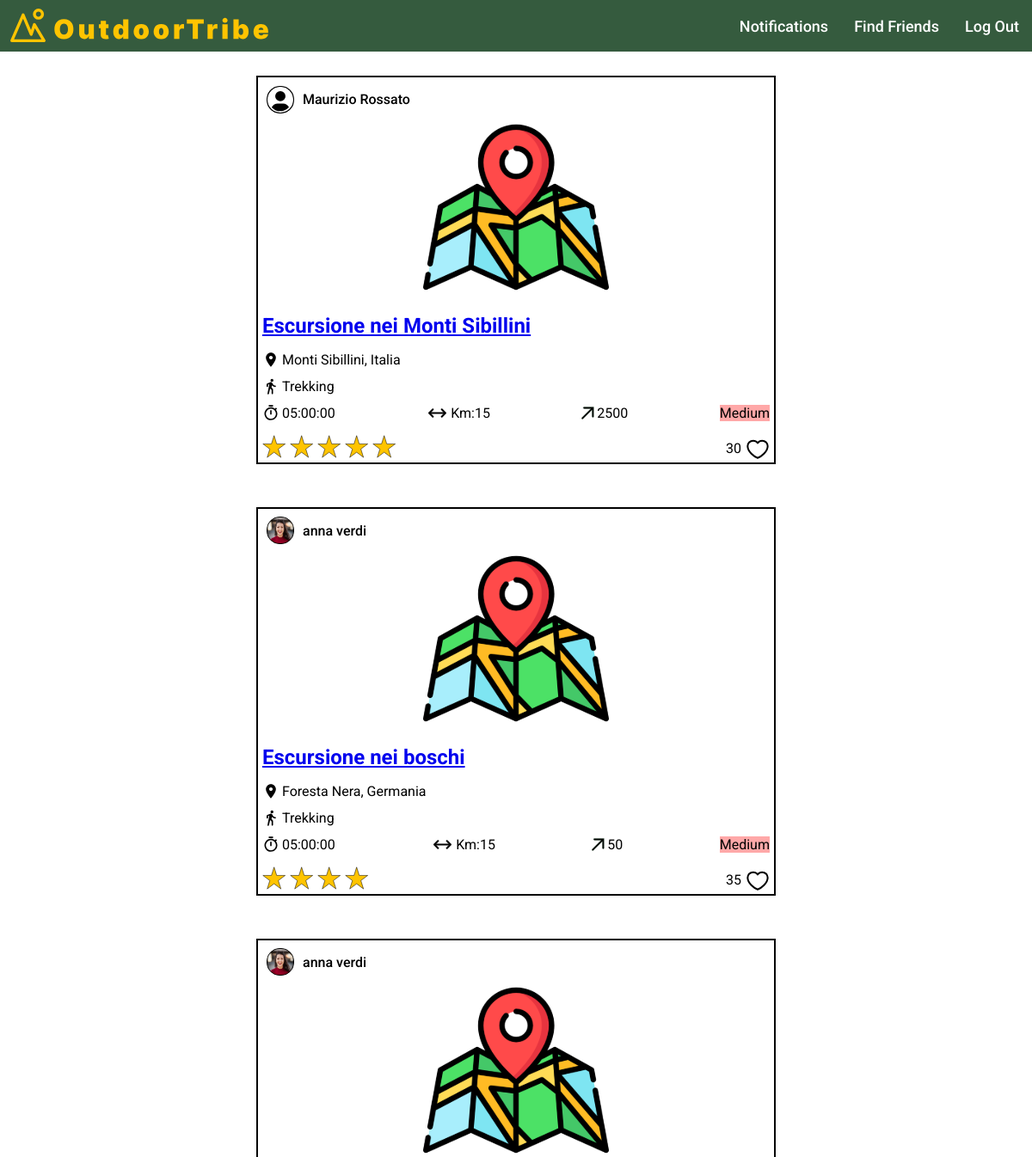
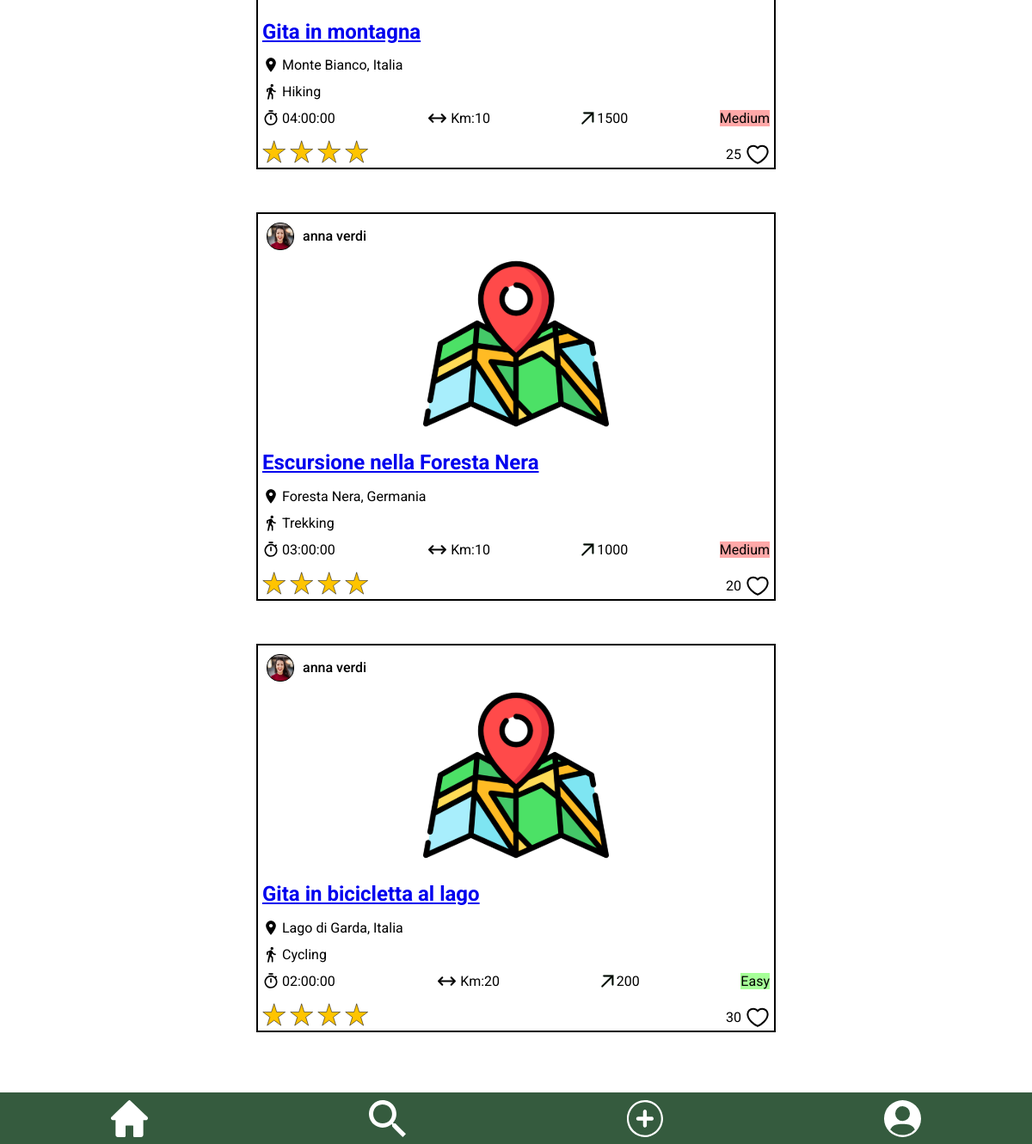
The app's page /public/homepage.php with its own data (2 pictures, top to bottom).
### tables this page shows
CREATE TABLE `post` (
  `id` int(11) NOT NULL,
  `user_id` int(11) NOT NULL,
  `title` varchar(255) NOT NULL,
  `location` varchar(100) NOT NULL,
  `activity` varchar(100) NOT NULL,
  `duration` time NOT NULL,
  `length` float NOT NULL,
  `max_altitude` float NOT NULL,
  `min_altitude` float NOT NULL,
  `max_ascent` float NOT NULL,
  `min_descent` float NOT NULL,
  `difficulty` varchar(6) NOT NULL,
  `rating` int(11) NOT NULL,
  `likes` int(11) DEFAULT NULL,
  `created_at` timestamp NOT NULL DEFAULT current_timestamp()
);

CREATE TABLE `user` (
  `id` int(11) NOT NULL,
  `name` varchar(100) NOT NULL,
  `surname` varchar(100) NOT NULL,
  `email` varchar(100) NOT NULL,
  `password` varchar(100) NOT NULL
);

CREATE TABLE `photo` (
  `id` int(11) NOT NULL,
  `post_id` int(11) DEFAULT NULL,
  `user_id` int(11) DEFAULT NULL,
  `name` text NOT NULL
);

### templates/post.php (the view)
<div class="post-container">
  <div class="username-container">
    <img class="user-picture" src="<?php echo $profile_photo_url; ?>" alt="username-picture">
    <p class="username"><?php echo $username; ?></p>
  </div>
  <div class="photo-container">
    <div class="map">
      <img src="./../assets/icons/map.svg" alt="post-picture">
    </div>
  </div>
  <div class="info-container">
    <div class="title">
      <?php if (!$is_post_details): ?>
        <h2><a href="post_details.php?id=<?php echo $post_id; ?>"><?php echo $title; ?></a></h2>
      <?php else: ?>
        <h2><?php echo $title; ?></h2>
      <?php endif; ?>
    </div>
    <div class="location">
      <img src="./../assets/icons/location.svg" alt="location-icon">
      <p><?php echo $location; ?></p>
    </div>
    <div class="activity">
      <img src="./../assets/icons/activity.svg" alt="activity-icon">
      <p><?php echo $activity; ?></p>
    </div>
    <div class="details-container">
      <div class="duration">
        <img src="./../assets/icons/time.svg" alt="duration-activity-icon">
        <p><?php echo $duration; ?></p>
      </div>
      <div class="length">
        <img src="./../assets/icons/length.svg" alt="length-activity-icon">
        <p>Km:<?php echo $length; ?></p>
      </div>
      <div class="altitude">
        <img src="./../assets/icons/altitude.svg" alt="altitude-activity-icon">
        <p><?php echo $altitude; ?></p>
      </div>
      <div class="difficulty-<?php echo strtolower($difficulty); ?>">
        <p><?php echo $difficulty; ?></p>
      </div>
    </div>
    <div class="rating-likes">
      <div class="rating">
        <?php for($i=0; $i<$rating; $i++) { ?>
                <img src="./../assets/icons/star.svg" alt="rating-icon">
        <?php } ?>
      </div>
      <div class="likes">
        <p><?php echo $likes?></p>
        <img src="./../assets/icons/like.svg" alt="like-icon">
      </div>
    </div>
  </div>
</div>

### public/homepage.php (shortened to what this page needs)
<?php
include("./../server/connection.php");
?>
<!DOCTYPE html>
<html lang="en">
<head>
  <link rel="stylesheet" href="./../templates/styles/header.css">
  <link rel="stylesheet" href="./../templates/styles/footer.css">
  <link rel="stylesheet" href="./../templates/styles/post.css">
  <link rel="stylesheet" href="./styles/homepage.css">
</head>
<body>
  <main>
    <?php
    $current_user_id = 5;
    $query_search = "SELECT post.*, user.name, user.surname
          FROM post
          INNER JOIN follow ON post.user_id = follow.followed_id
          INNER JOIN user ON post.user_id = user.id
          WHERE follow.follower_id = ?
          ORDER BY post.created_at DESC";
    $stmt = $conn->prepare($query_search);
    $stmt->bind_param("i", $current_user_id);
    $stmt->execute();
    $result_search = $stmt->get_result();
    if ($result_search->num_rows > 0) {
      while ($row = $result_search->fetch_assoc()) {
        $query_photo_profile = "SELECT name FROM photo WHERE user_id = $row[user_id] AND post_id IS NULL";
        $result_photo_profile = $conn->query($query_photo_profile);
        if ($result_photo_profile->num_rows > 0) {
          $photo_profile_row = $result_photo_profile->fetch_assoc();
          $profile_photo_url = "./../uploads/photos/profile/" . $photo_profile_row['name'];
        } else {
          $profile_photo_url = "./../assets/icons/profile.svg";
        }
        $post_id = $row['id'];
        $username = $row['name'] . ' ' . $row['surname'];
        $title = $row['title'];
        $location = $row['location'];
        $activity = $row['activity'];
        $duration = $row['duration'];
        $length = $row['length'];
        $altitude = $row['max_altitude'];
        $difficulty = $row['difficulty'];
        $rating = $row['rating'];
        $likes = $row['likes'];
        $is_post_details = false;
        include ('./../templates/post.php');
      }
    } else {
      echo "Nessun post disponibile";
    }
    ?>
  </main>
</body>
</html>

### templates/styles/header.css (style rules this page uses)
header { font-family: "Roboto", sans-serif; height: 60px; display: flex; flex-direction: row; background-color: #355B3E; align-items:center; max-width: 2000px; margin: auto; position: fixed; top: 0; left: 0; right: 0; }
.left-section { flex: 1; display: flex; }
.right-section { display: flex; align-items: center; }
.logo { margin-left: 10px; height: 45px; }
.menu { position: absolute; top: 65px; right: 0px; width: 130px; background-color: #355B3E; color: #ffffff; padding: 20px; align-items: center; }
.menu a { color: #ffffff; font-weight: 500; font-size: 18px; text-decoration: none; padding: 0 15px; }
@media screen and (min-width: 769px) { .menu { position: static; width: auto; background-color: transparent; color: inherit; padding: 0; display: flex; flex-direction: row; } }

### templates/styles/footer.css (style rules this page uses)
.footer-nav { height: 60px; display: flex; flex-direction: row; background-color: #355B3E; align-items:center; max-width: 2000px; margin: auto; justify-content:space-around; position: fixed; bottom: 0; left: 0; right: 0; }
.footer-nav img { height: 43px; margin-top: 5px; }

### templates/styles/post.css (style rules this page uses)
.post-container { display: flex; flex-direction: column; justify-content: center; margin-top: 50px; margin-bottom: 30px; border: 2px solid black; min-width: 400px; }
.username-container { margin-left: 10px; display: flex; align-items: center; }
.user-picture { height: 30px; width: 30px; background-color: black; border: 1.2px solid black; border-radius: 15px; }
.username { margin-left: 10px; font-weight: 500; }
.photo-container { display: flex; justify-content: center; }
.map img { max-height: 200px; }
.title h2 { color: #355B3E; }
.location, .activity, .duration, .length, .altitude, .details-container, .rating-likes, .likes { display: flex; }
.likes { align-items: center; }
.likes p { margin: 0 5px; }
.location, .activity, .details-container { margin-top: -20px; }
.rating-likes img { min-height: 28px; }
.details-container, .rating-likes { justify-content: space-between; }
.location img, .activity img, .duration img { min-height: 20px; margin-right: 3px; }
.length img { min-width: 25px; margin-right: 3px; }
.altitude img { min-width: 15px; margin-right: 3px; }
.info-container { margin: 0 5px; }
.difficulty-easy p { background-color: #A6FF98; }
.difficulty-medium p { background-color: #FFA8A8; }
@media screen and (min-width: 900px) { .post-container { min-width: 600px; } }

### public/styles/homepage.css (style rules this page uses)
body { display: flex; justify-content: center; font-family: "Roboto", sans-serif; margin-bottom: 100px; }
main { margin-top: 30px; }
.post-container { display: flex; flex-direction: column; justify-content: center; margin-top: 50px; margin-bottom: 30px; border: 2px solid black; min-width: 400px; }
.username-container { margin-left: 10px; display: flex; align-items: center; }
.user-picture { height: 30px; width: 30px; background-color: black; border: 1.2px solid black; border-radius: 15px; }
.username { margin-left: 10px; font-weight: 500; }
.photo-container { display: flex; justify-content: center; }
.map img { max-height: 200px; }
.location, .activity, .duration, .length, .altitude, .details-countainer, .rating-likes { display: flex; }
.location, .activity, .details-countainer { margin-top: -20px; }
.rating-likes img { min-height: 28px; }
.details-countainer, .rating-likes { justify-content: space-between; }
.location img, .activity img, .duration img { min-height: 20px; margin-right: 3px; }
.length img { min-width: 25px; margin-right: 3px; }
.altitude img { min-width: 15px; margin-right: 3px; }
.info-container { margin: 0 5px; }
.difficulty-easy p { background-color: #A6FF98; }
.difficulty-medium p { background-color: #FFA8A8; }
@media screen and (min-width: 900px) { .post-container { min-width: 600px; } }

### records on screen
post: shows a picture, user.surname "Maurizio Rossato", title "Escursione nei Monti Sibillini", location "Monti Sibillini, Italia", activity "Trekking", duration "05:00:00", length "15", max_altitude "2500", difficulty "Medium", rating 5 (drawn), likes "30"
post: photo.name (picture), user.surname "anna verdi", title "Escursione nei boschi", location "Foresta Nera, Germania", activity "Trekking", duration "05:00:00", length "15", max_altitude "50", difficulty "Medium", rating 4 (drawn), likes "35"
post: photo.name (picture), user.surname "anna verdi", title "Gita in montagna", location "Monte Bianco, Italia", activity "Hiking", duration "04:00:00", length "10", max_altitude "1500", difficulty "Medium", rating 4 (drawn), likes "25"
post: photo.name (picture), user.surname "anna verdi", title "Escursione nella Foresta Nera", location "Foresta Nera, Germania", activity "Trekking", duration "03:00:00", length "10", max_altitude "1000", difficulty "Medium", rating 4 (drawn), likes "20"
post: photo.name (picture), user.surname "anna verdi", title "Gita in bicicletta al lago", location "Lago di Garda, Italia", activity "Cycling", duration "02:00:00", length "20", max_altitude "200", difficulty "Easy", rating 4 (drawn), likes "30"
